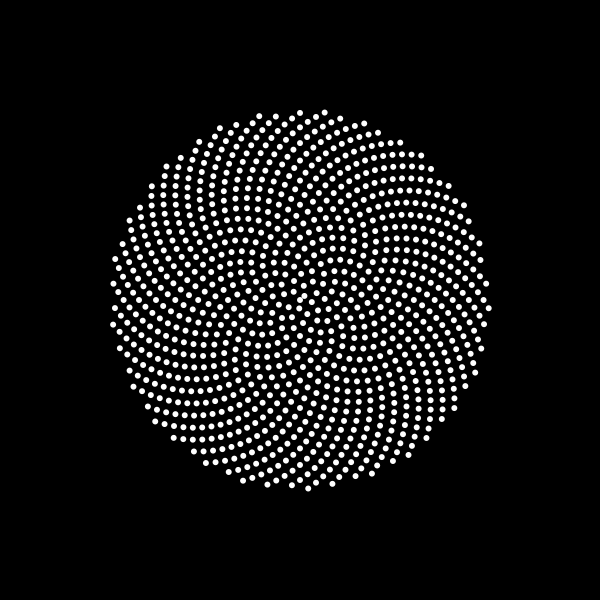
Frame 1 (no input)
Frame 60 (the mouse pressed at the canvas centre just before this capture): identical to frame 1, image omitted
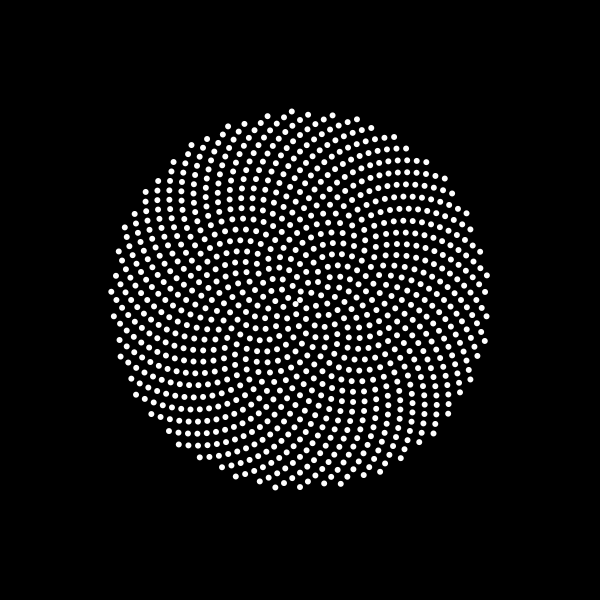
Frame 120 (the mouse held since frame 60 and released just before this capture)

The Processing sketch that drew these frames (run headless with seeded random() and noise(); from frame 60 on, the mouse is pressed at the canvas centre):

// Processing sketch: sunflower_spin
// ── sunflower_spin.pde

float n = 0;
float c = 6;
float x, y;

void setup(){
  size(600,600);
  background(0);
  noStroke();
  fill(255);
  
}


void draw(){

  background(0);
  translate(width/2, height/2);
  rotate(map(mouseX, 0, width, -PI, PI));
  Sunflower(1000);
  
  
}

void Sunflower(int s){
  
    for(int i = 0; i < s; i++){
    float a = radians(i * 137.5);
    float r = c * sqrt(i);
  
    x = r * cos(a);
    y = r * sin(a);
  
    ellipse(x, y, 6, 6);
  }
}
